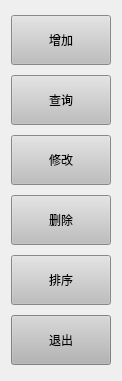
   <widget class="QWidget" name="widget" native="true">
    <property name="geometry">
     <rect>
      <x>700</x>
      <y>150</y>
      <width>121</width>
      <height>381</height>
     </rect>
    </property>
    <property name="styleSheet">
     <string notr="true"/>
    </property>
    <layout class="QVBoxLayout" name="verticalLayout">
     <item>
      <widget class="QPushButton" name="addbutton">
       <property name="minimumSize">
        <size>
         <width>100</width>
         <height>50</height>
        </size>
       </property>
       <property name="styleSheet">
        <string notr="true">background-color: rgb(190, 190, 190);</string>
       </property>
       <property name="text">
        <string>增加</string>
       </property>
      </widget>
     </item>
     <item>
      <widget class="QPushButton" name="selectbutton">
       <property name="minimumSize">
        <size>
         <width>100</width>
         <height>50</height>
        </size>
       </property>
       <property name="styleSheet">
        <string notr="true">background-color: rgb(190, 190, 190);</string>
       </property>
       <property name="text">
        <string>查询</string>
       </property>
      </widget>
     </item>
     <item>
      <widget class="QPushButton" name="modifybutton">
       <property name="minimumSize">
        <size>
         <width>100</width>
         <height>50</height>
        </size>
       </property>
       <property name="styleSheet">
        <string notr="true">background-color: rgb(190, 190, 190);</string>
       </property>
       <property name="text">
        <string>修改</string>
       </property>
      </widget>
     </item>
     <item>
      <widget class="QPushButton" name="deletebutton">
       <property name="minimumSize">
        <size>
         <width>100</width>
         <height>50</height>
        </size>
       </property>
       <property name="styleSheet">
        <string notr="true">background-color: rgb(190, 190, 190);</string>
       </property>
       <property name="text">
        <string>删除</string>
       </property>
      </widget>
     </item>
     <item>
      <widget class="QPushButton" name="sortbutton">
       <property name="minimumSize">
        <size>
         <width>100</width>
         <height>50</height>
        </size>
       </property>
       <property name="styleSheet">
        <string notr="true">background-color: rgb(190, 190, 190);</string>
       </property>
       <property name="text">
        <string>排序</string>
       </property>
      </widget>
     </item>
     <item>
      <widget class="QPushButton" name="returnbutton">
       <property name="minimumSize">
        <size>
         <width>100</width>
         <height>50</height>
        </size>
       </property>
       <property name="styleSheet">
        <string notr="true">background-color: rgb(180, 180, 180);</string>
       </property>
       <property name="text">
        <string>退出</string>
       </property>
      </widget>
     </item>
    </layout>
   </widget>
